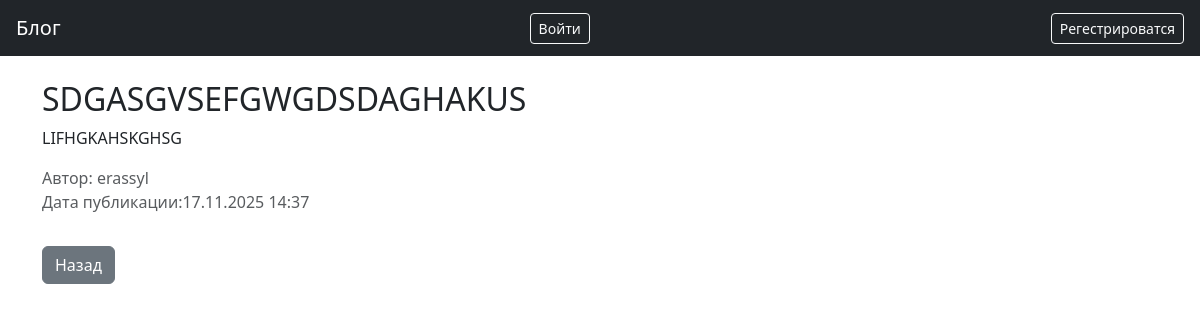
The app's page /article/4/ with its own data.
### blog/models.py (models this page shows, shortened)
class Article(models.Model):
    user=models.ForeignKey(settings.AUTH_USER_MODEL, on_delete=models.CASCADE)
    title=models.CharField(max_length=255)
    text=models.TextField()
    timestamp=models.DateTimeField(auto_now_add=True)

### blog/views.py (the view)
# urls.py: path('article/<int:id>/',views.artdetail,name='artdetail'),
def artdetail(request,id):
    article=get_object_or_404(Article, id=id)
    return render(request,'artdetail.html',{'article':article})

### blog/templates/artdetail.html (shortened to what this page needs)
{%extends "base.html"%}
{%block content%}
<h2>{{article.title}}</h2>
<p>{{article.text}}</p>
<p class="text-muted">
    Автор: {{article.user.username}}
    <br>
    Дата публикации:{{article.timestamp|date:"d.m.Y H:i"}}
</p>
<a href="{% url 'artlist' %}" class="btn btn-secondary mt-3">Назад</a>
{%endblock%}

### records on screen
Article: title "SDGASGVSEFGWGDSDAGHAKUS", text "LIFHGKAHSKGHSG", user.username "erassyl", timestamp "17.11.2025 14:37"
